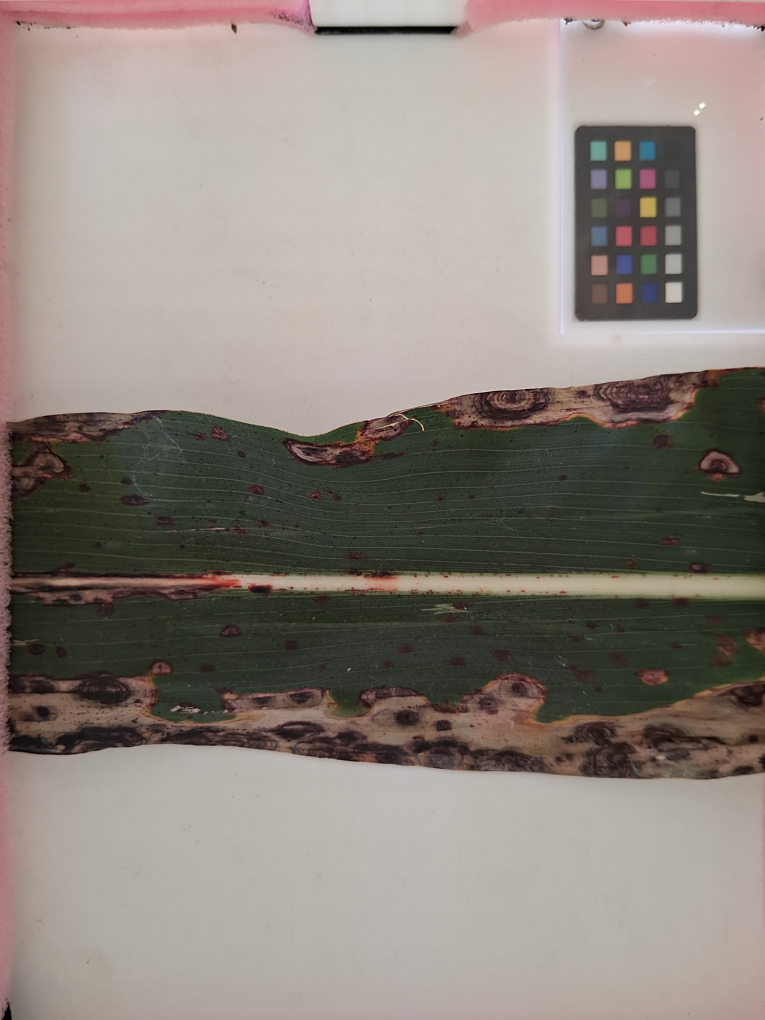
#> input picture inputdata/examples/images/1064_LeafPhotoA_2025-09-08 12_56_11.568-05_00.jpg, 3060 x 4080 px, given in place of images, which was not available (shown at 1/4 size)
$ python prepare_illustrations.py ../inputdata/examples/images --mode leaf
#> lines starting #> are read from the running program, lines starting #| are printed output that depends on the picture; after the words box and inside, x2 and y2 are one past the last pixel; in counts of white or black regions, pixels touching at a corner belong together; pictures that were not available may be replaced by others from this repository, and a replacement may not be noted
### scripts/segment_leaf.py
import argparse
from dataclasses import dataclass
from pathlib import Path
import cv2
import numpy as np


@dataclass
class SegmentResult:
    mask: np.ndarray | None
    status: str
    reason: str


def clamp_seed(x: int, y: int, width: int, height: int) -> tuple[int, int]:
    """Keep the seed inside the image bounds."""
    x = min(max(0, x), width - 1)
    y = min(max(0, y), height - 1)
    return x, y


def flood_remove(image: np.ndarray, seed: tuple[int, int], tolerance: int) -> tuple[np.ndarray, np.ndarray]:
    """
    Flood fill from the seed, masking pixels within the tolerance and removing them from the image.
    Returns the updated image and the flood mask (uint8, 255 where filled).
    """
    height, width = image.shape[:2]
    seed = clamp_seed(seed[0], seed[1], width, height)

    # Mask for floodFill must be 2 pixels larger than the image in each dimension.
    mask = np.zeros((height + 2, width + 2), np.uint8)
    flags = cv2.FLOODFILL_FIXED_RANGE | cv2.FLOODFILL_MASK_ONLY | 4 | (255 << 8)
    lo = (tolerance, tolerance, tolerance)
    up = (tolerance, tolerance, tolerance)

    # The image copy prevents modifying the working image while we harvest the mask.
    cv2.floodFill(image.copy(), mask, seedPoint=seed, newVal=(0, 0, 0), loDiff=lo, upDiff=up, flags=flags)
    fill_mask = mask[1:-1, 1:-1]

    updated = image.copy()
    updated[fill_mask == 255] = 0
    return updated, fill_mask


def largest_component_touching_sides(binary_mask: np.ndarray) -> tuple[int | None, np.ndarray | None]:
    """Find the largest component that touches both the left and right image borders."""
    num_labels, labels, stats, _ = cv2.connectedComponentsWithStats(binary_mask, connectivity=8)
    height, width = binary_mask.shape

    best_label = None
    best_area = 0
    for label in range(1, num_labels):  # 0 is background
        left = stats[label, cv2.CC_STAT_LEFT]
        comp_width = stats[label, cv2.CC_STAT_WIDTH]
        area = stats[label, cv2.CC_STAT_AREA]
        touches_left = left == 0
        touches_right = (left + comp_width) >= width

        if touches_left and touches_right and area > best_area:
            best_area = area
            best_label = label

    if best_label is None:
        return None, None

    return best_label, (labels == best_label)

def process_array(
    image: np.ndarray,
    image_label: str = "<array>",
    tolerance1=50,
    tolerance2=50,
    down_from_top=750,
    up_from_bottom=20,
    card_height=1310,
    card_width=750,
    trim_left=300,
    trim_right=100,
) -> SegmentResult:
    """Process an already-loaded BGR image and return a mask plus failure reason."""
    if image.ndim != 3 or image.shape[2] != 3:
        return SegmentResult(None, "failed", f"expected_3_channel_bgr_shape_{image.shape}")

    height, width = image.shape[:2]
    seed1 = (width // 2, down_from_top)
    seed2 = (width // 2, height - up_from_bottom)

    working, _ = flood_remove(image, seed1, tolerance1)
    working, _ = flood_remove(working, seed2, tolerance2)

    foreground_mask = np.any(working != 0, axis=2).astype(np.uint8)
    _, leaf_mask = largest_component_touching_sides(foreground_mask)
    if leaf_mask is None:
        return SegmentResult(None, "failed", "no_component_touching_both_sides")

    # Trim noisy edges near the borders.
    if trim_left + trim_right >= width:
        return SegmentResult(None, "failed", "trim_width_exceeds_image_width")

    leaf_mask[:, :trim_left] = False
    leaf_mask[:, width - trim_right :] = False

    # Keep only the largest remaining component after trimming.
    num_labels, labels, stats, _ = cv2.connectedComponentsWithStats(leaf_mask.astype(np.uint8), connectivity=8)
    best_label = None
    best_area = 0
    for label in range(1, num_labels):  # skip background
        area = stats[label, cv2.CC_STAT_AREA]
        if area > best_area:
            best_area = area
            best_label = label
    if best_label is None:
        return SegmentResult(None, "failed", "no_component_after_trimming")
    leaf_mask = labels == best_label

    # Create binary mask: white (255) for leaf pixels, black (0) for background
    binary_mask = (leaf_mask).astype(np.uint8)
    if np.sum(binary_mask[0:card_height, width - card_width :]) > 0:
        return SegmentResult(None, "failed", "mask_overlaps_color_card_region")
    return SegmentResult(binary_mask, "ok", "ok")


# [6 lines left out: function process_single_result, not called in this run]


def process_single(image_path, **kwargs):
    """Process a single image and return only the binary mask for compatibility."""
    return process_single_result(image_path, **kwargs).mask


# [65 lines left out: function main, not called in this run]


# [2 lines that do not run on import are left out]

### scripts/prepare_illustrations.py
#!/usr/bin/env python3
"""Prepare transparent full leaves, PCA crops or brightened transverse slices.

Output intermediates live under data/generatable by default. Source image IDs,
mask/crop parameters and output names are recorded in the preparation manifest.
"""
from __future__ import annotations
import argparse
import json
from pathlib import Path
import cv2
import numpy as np
from sklearn.decomposition import PCA
import segment_leaf
from segment_leaf import process_single_result
# [82 lines left out: function transparent_crops_from_mask, not called in this run]

def transparent_image_from_mask(image_bgr: np.ndarray, mask: np.ndarray) -> np.ndarray:
    """Apply the leaf mask as an alpha channel so the background is transparent."""
    mask_u8 = (mask > 0).astype(np.uint8) * 255
    image_bgra = cv2.cvtColor(image_bgr, cv2.COLOR_BGR2BGRA)
    image_bgra[:, :, 3] = mask_u8
    return image_bgra

# [24 lines left out: function extract_slice, not called in this run]


def main():
    p=argparse.ArgumentParser(description=__doc__)
    p.add_argument('images',nargs='+',type=Path)
    p.add_argument('--mode',choices=['leaf','crops','slice'],required=True)
    p.add_argument('--crop-index',type=int,help='Export only this crop (zero based)')
    p.add_argument('--out-dir',type=Path,default=Path('data/generatable/illustrations'))
    a=p.parse_args();a.out_dir.mkdir(parents=True,exist_ok=True)
    manifest=[]
    for path in a.images:
        if a.mode=='slice':
            value=extract_slice(path)
            if value is None:raise ValueError(f'Cannot extract slice: {path}')
            outputs=[(path.stem+'_slice.png',cv2.cvtColor(value,cv2.COLOR_RGB2BGR))]
        else:
            image=cv2.imread(str(path))
#> image is the input picture: shape (4080, 3060, 3); mean B, G, R 125.2, 132.5, 141.2
            if image is None:raise ValueError(f'Cannot read image: {path}')
            result=segment_leaf.process_array(image,image_label=str(path),tolerance1=50,tolerance2=50,
                down_from_top=750,up_from_bottom=20,card_height=1310,card_width=750,trim_left=300,trim_right=100)
#> call 2 of flood_remove, with seed = (1530, 4060), tolerance = 50
#> in flood_remove (call 2), `updated[fill_mask == 255] = 0`:
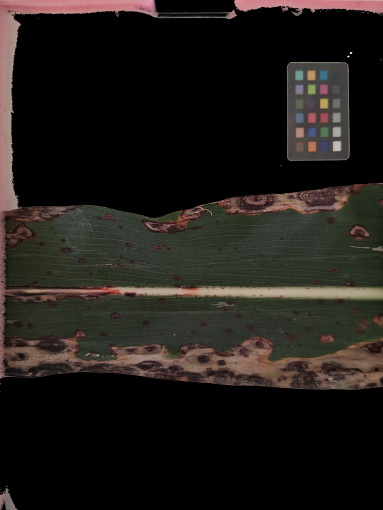
#> updated: shape (4080, 3060, 3) (shown at 1/8 size); mean B, G, R 24.5, 28.2, 31.9
#> in process_array, `foreground_mask = np.any(working != 0, axis=2).astype(np.uint8)`:
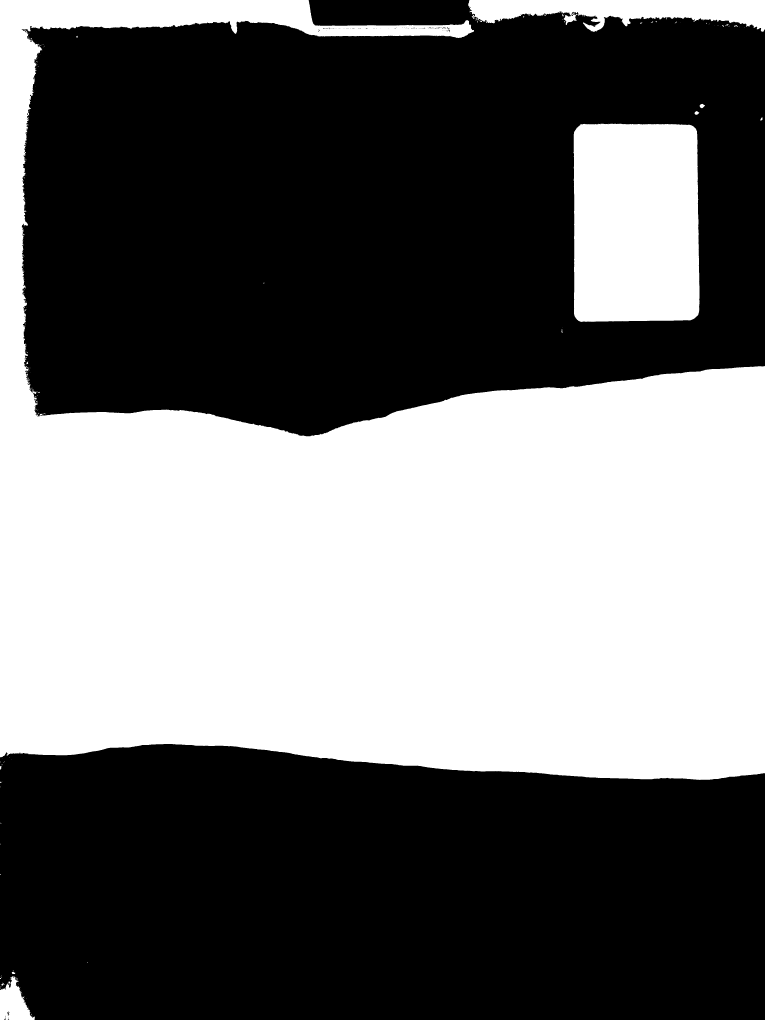
#> foreground_mask: shape (4080, 3060) (shown at 1/4 size); values 0 (black) and 1 (white), 42% white; 246 white regions (220 under 20 px), largest, box (x1, y1, x2, y2) and area: (0, 0, 3060, 3120) 4743222, (2294, 495, 2798, 1288) 390034, (1873, 0, 3060, 128) 91220
#> in largest_component_touching_sides, `num_labels, labels, stats, _ = cv2.connectedComponentsWithStats(binary..`:
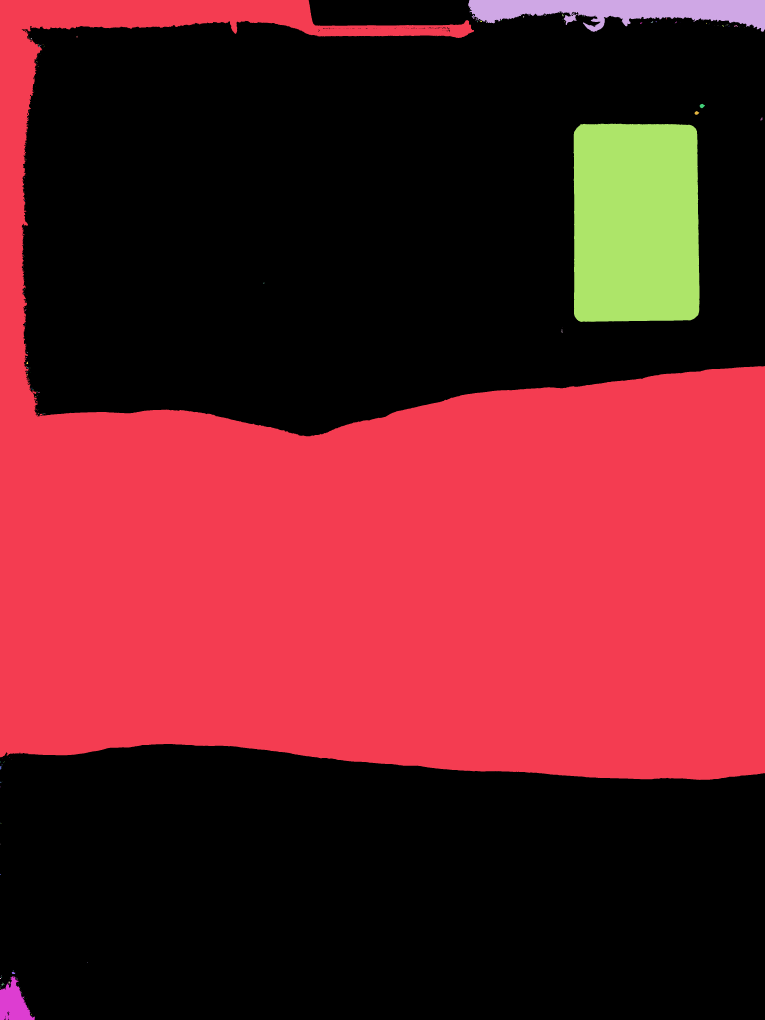
#> labels: shape (4080, 3060) int32 (shown at 1/4 size); 247 distinct labels, from 0 to 246; one colour per label, 0 black
#> in largest_component_touching_sides, `num_labels, labels, stats, _ = cv2.connectedComponentsWithStats(binary..`: num_labels = 247; stats = 247 rows, first 6: [0, 0, 3060, 4080, 7243931], [0, 0, 3060, 3120, 4743222], [1873, 0, 1187, 128, 91220], [1879, 42, 2, 1, 2], [2237, 48, 4, 4, 9], [1880, 51, 1, 3, 3]
#> the loop in largest_component_touching_sides, `for label in range(1, num_labels):` made 246 passes
#> (left, comp_width, area, touches_left, touches_right, best_area) on pass 1: (0, 3060, 4743222, True, True, 4743222)
#> after the loop in largest_component_touching_sides, `for label in range(1, num_labels):`: best_area = 4743222; best_label = 1
#> in process_array, `num_labels, labels, stats, _ = cv2.connectedComponentsWithStats(leaf_m..`:
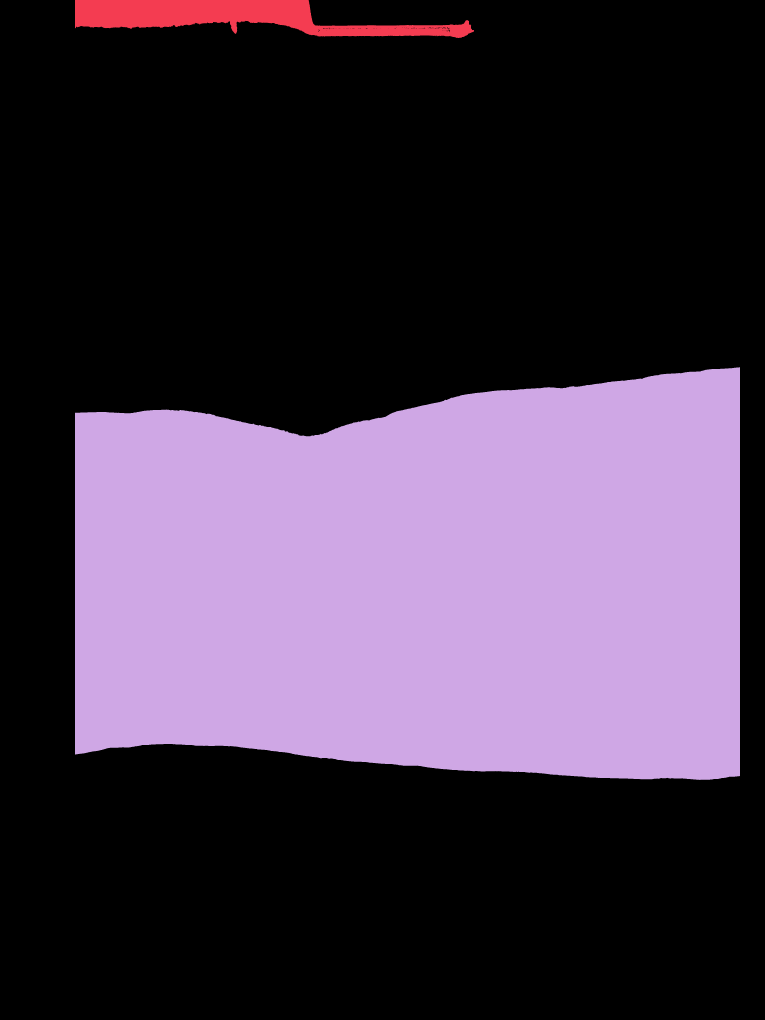
#> labels: shape (4080, 3060) int32 (shown at 1/4 size); 3 distinct labels, from 0 to 2; one colour per label, 0 black
#> in process_array, `num_labels, labels, stats, _ = cv2.connectedComponentsWithStats(leaf_m..`: num_labels = 3; stats = [[0, 0, 3060, 4080, 8515341], [300, 0, 1596, 152, 125239], [300, 1469, 2660, 1651, 3844220]]
#> the loop in process_array, `for label in range(1, num_labels):` made 2 passes
#> (area, best_area) on passes 1 to 2: (125239, 125239), (3844220, 3844220)
#> after the loop in process_array, `for label in range(1, num_labels):`: best_area = 3844220; best_label = 2
#> in process_array, `leaf_mask = labels == best_label`:
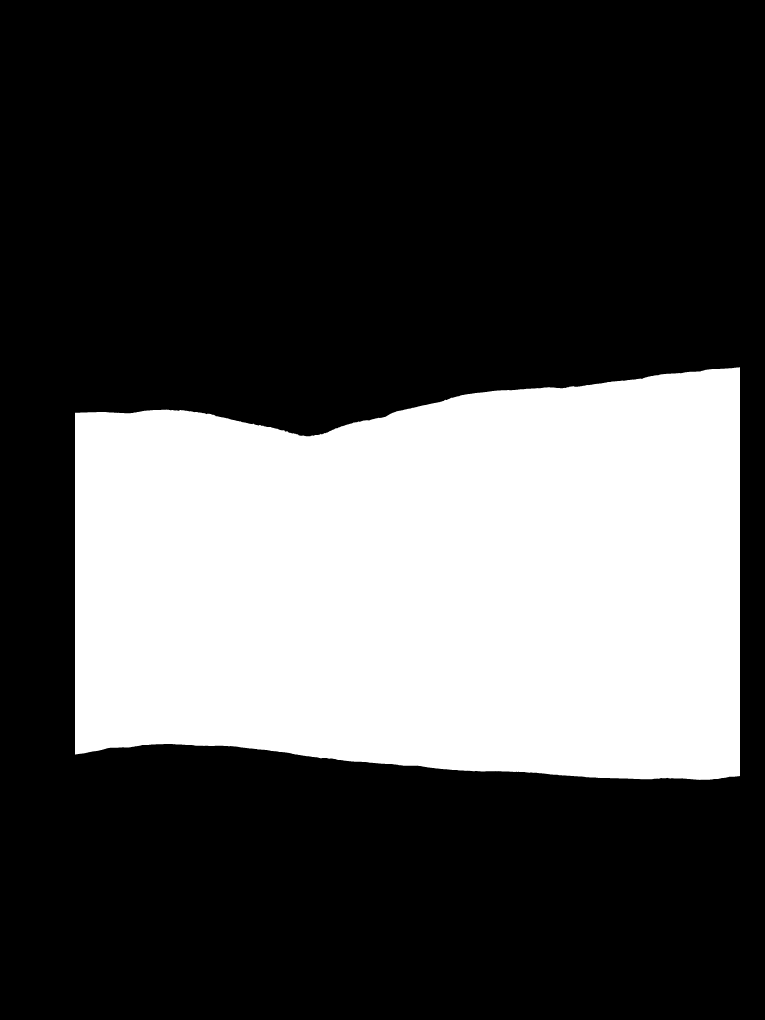
#> leaf_mask: shape (4080, 3060) bool (shown at 1/4 size); 30.8% white; 1 white region, box (x1, y1, x2, y2) and area: (300, 1469, 2960, 3120) 3844220
            if result.mask is None or not 750000<=np.sum(result.mask>0)<=7500000:
                raise ValueError(f'Invalid segmentation: {path}: {result.reason}')
            if a.mode=='leaf':outputs=[(path.stem+'_segmented.png',transparent_image_from_mask(image,result.mask))]
            else:
                crops=transparent_crops_from_mask(image,result.mask,500,2016,2016)
                if not crops:raise ValueError(f'No in-bounds crops: {path}')
                if a.crop_index is not None and not 0<=a.crop_index<len(crops):raise ValueError('Crop index out of range')
                outputs=[(f'{path.stem}_{i}.png',crop) for i,crop in enumerate(crops) if a.crop_index is None or i==a.crop_index]
        for name,value in outputs:
            if not cv2.imwrite(str(a.out_dir/name),value):raise OSError(name)
            manifest.append(dict(image=str(path.resolve()),mode=a.mode,output=name,crop_index=a.crop_index))
#> this loop made 1 pass
#> name on pass 1: 'images_segmented.png'
#> after the loop, manifest = 1 item
    (a.out_dir/'preparation.json').write_text(json.dumps(dict(images=manifest,
        crop_size=2016,step=500,mask_range=[750000,7500000],slice_gamma=.62),indent=2)+'\n')

if __name__=='__main__':main()
